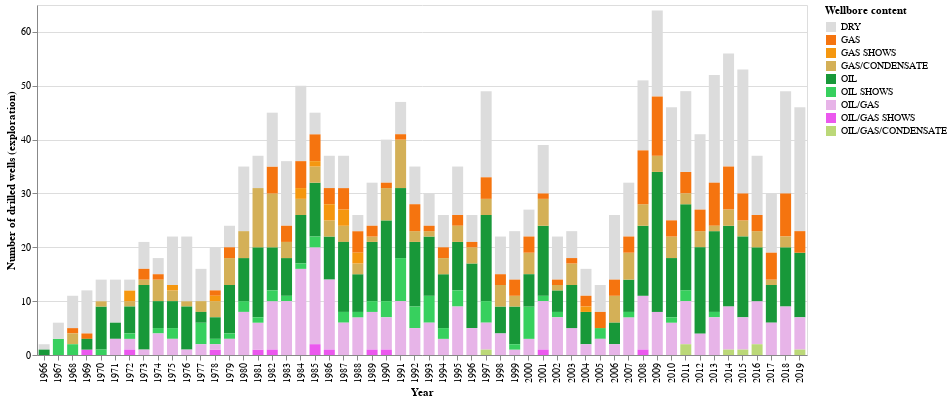

This figure's notebook cell:
### Code cell
chart = (alt.Chart(df_all_explo_extract_col)
         .mark_bar(size=11)
         .encode(x=alt.X('wlbEntryYear:N',
                 axis=alt.Axis(title='Year')),
                 y=alt.Y('count()',
                 axis=alt.Axis(title='Number of drilled wells (exploration)')),
                 color=alt.Color('wlbContent',
                 scale=alt.Scale(domain=domain, range=range_),
                 legend=alt.Legend(title="Wellbore content"))
            ).properties(width=770, height=350)
        )
chart

### Figure 1 — Vega-Lite specification as saved in the notebook (floating-point values rounded to 4 significant figures; data arrays with more than 128 entries replaced by an {"elided": "..."} marker saying what was removed)
{"$schema": "https://vega.github.io/schema/vega-lite/v3.4.0.json", "config": {"mark": {"tooltip": null}, "view": {"height": 300, "width": 400}}, "data": {"name": "data-106a191f7e5bfa98786b505adbc38645"}, "datasets": {"data-106a191f7e5bfa98786b505adbc38645": {"elided": "1701 records"}}, "encoding": {"color": {"field": "wlbContent", "legend": {"title": "Wellbore content"}, "scale": {"domain": ["DRY", "GAS", "GAS SHOWS", "GAS/CONDENSATE", "OIL", "OIL SHOWS", "OIL/GAS", "OIL/GAS SHOWS", "OIL/GAS/CONDENSATE"], "range": ["#DCDCDC", "#F5740F", "#F5970F", "#D4B057", "#189839", "#37D05E", "#E7B4E8", "#EB58EE", "#BBD878"]}, "type": "nominal"}, "x": {"axis": {"title": "Year"}, "field": "wlbEntryYear", "type": "nominal"}, "y": {"aggregate": "count", "axis": {"title": "Number of drilled wells (exploration)"}, "type": "quantitative"}}, "height": 350, "mark": {"size": 11, "type": "bar"}, "width": 770}
